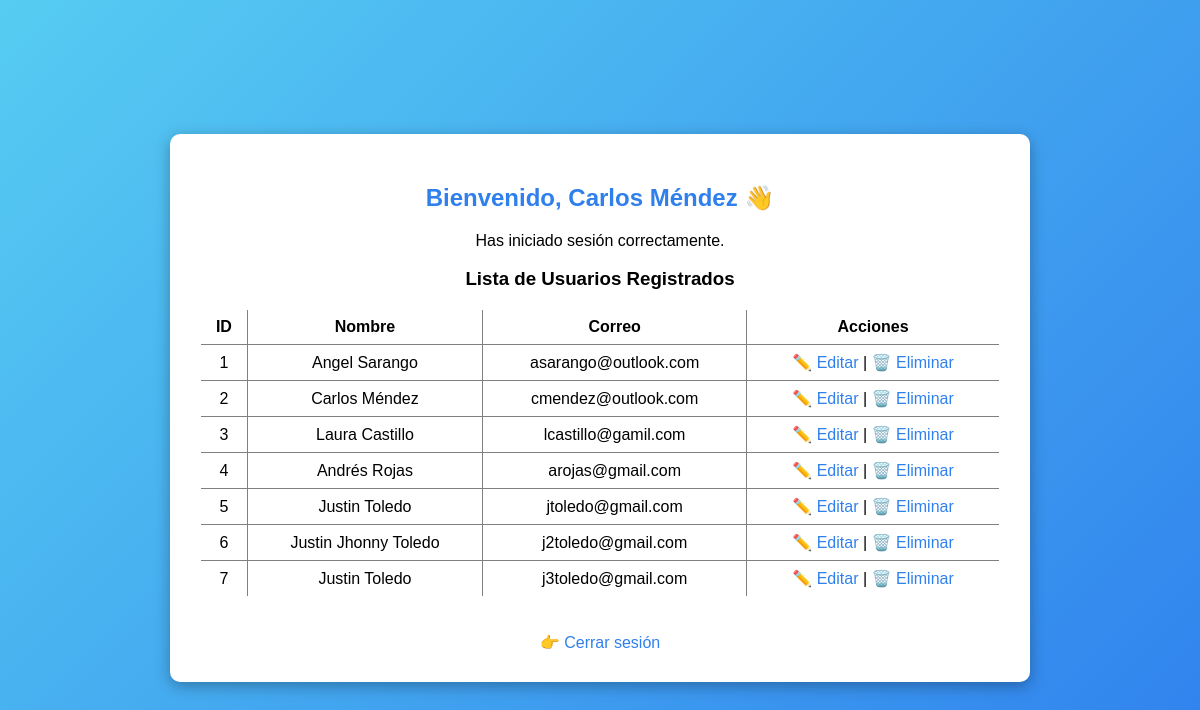
Screenshot of /inicio.php (signed in) with the database file from the repository.
### tables this page shows
CREATE TABLE `usuarios` (
  `id` int(11) NOT NULL,
  `nombre` varchar(100) NOT NULL,
  `correo` varchar(100) NOT NULL,
  `contrasena` varchar(255) NOT NULL
);

### classes/usuario.php (called while the page is built, shortened)
<?php
    require_once __DIR__ . '/../config/database.php';
    class Usuario {
        private $conn;
        public function __construct() {
            $database = new Database();
            $this->conn = $database->conectar();
            $this->conn->setAttribute(PDO::ATTR_ERRMODE, PDO::ERRMODE_EXCEPTION);
        }
        public function listarUsuarios() {
            try {
                $query = "SELECT id, nombre, correo FROM usuarios";
                $stmt = $this->conn->prepare($query);
                $stmt->execute();
                return $stmt;
            } catch (PDOException $e) {
                echo "Error al listar usuarios: " . $e->getMessage();
                return null;
            }
        }
    }
?>

### config/database.php (called while the page is built, shortened)
<?php
    class Database {
        private $host = "localhost";
        private $db_name = "desarrollo_web";
        private $username = "root";
        private $password = "";
        public function conectar() {
            $this->conn = null;
            try {
                $this->conn = new PDO("mysql:host=" . $this->host . ";dbname=" . $this->db_name,$this->username, $this->password);
                $this->conn->exec("set names utf8mb4");
            } catch (PDOException $exception) {
                echo "Error en conexión: " . $exception->getMessage();
            }
            return $this->conn;
        }
    }
?>

### public/inicio.php (the view, shortened to what this page needs)
<?php
require_once "../classes/Usuario.php";
$usuario = new Usuario();
$stmt = $usuario->listarUsuarios();
$usuarios = [];
if ($stmt) {
    $usuarios = $stmt->fetchAll(PDO::FETCH_ASSOC);
}
?>
<!DOCTYPE html>
<html lang="es">
<head>
    <link rel="stylesheet" href="../styles/styles.css">
</head>
<body>
<div class="containerOne">
    <h2>Bienvenido, <?php echo htmlspecialchars($_SESSION['usuario_nombre']); ?> 👋</h2>
    <p>Has iniciado sesión correctamente.</p>
     <h3>Lista de Usuarios Registrados</h3>
    <table border="1" cellpadding="8">
        <tr>
            <th>ID</th>
            <th>Nombre</th>
            <th>Correo</th>
            <th>Acciones</th>
        </tr>
        <?php foreach ($usuarios as $u): ?>
        <tr>
            <td><?php echo htmlspecialchars($u['id']); ?></td>
            <td><?php echo htmlspecialchars($u['nombre']); ?></td>
            <td><?php echo htmlspecialchars($u['correo']); ?></td>
            <td>
                <a href="editar.php?id=<?php echo $u['id']; ?>">✏️ Editar</a> |
                <a href="eliminar.php?id=<?php echo $u['id']; ?>" onclick="return confirm('¿Seguro que deseas eliminar este usuario?');">🗑️ Eliminar</a>
            </td>
        </tr>
        <?php endforeach; ?>
    </table>
    <br><br>
    <a href="logout.php">👉 Cerrar sesión </a>
</div>
</body>
</html>

### styles/styles.css (style rules this page uses)
body { font-family: Arial, sans-serif; background: linear-gradient(135deg, #56ccf2, #2f80ed); height: 100vh; display: flex; justify-content: center; align-items: center; }
h2 { margin-bottom: 20px; color: #2f80ed; }
a { color: #2f80ed; text-decoration: none; }
.containerOne { background-color: #fff; border-radius: 10px; padding: 30px; box-shadow: 0px 4px 15px rgba(0, 0, 0, 0.3); width: 90%; max-width: 800px; margin: 40px auto; text-align: center; }
.containerOne table { width: 100%; border-collapse: collapse; background-color: #fff; border-radius: 8px; overflow: hidden; }

### rows the page displays
usuarios: id "1", nombre "Angel Sarango", correo "asarango@outlook.com"
usuarios: id "2", nombre "Carlos Méndez", correo "cmendez@outlook.com"
usuarios: id "3", nombre "Laura Castillo", correo "lcastillo@gamil.com"
usuarios: id "4", nombre "Andrés Rojas", correo "arojas@gmail.com"
usuarios: id "5", nombre "Justin Toledo", correo "jtoledo@gmail.com"
usuarios: id "6", nombre "Justin Jhonny Toledo", correo "j2toledo@gmail.com"
usuarios: id "7", nombre "Justin Toledo", correo "j3toledo@gmail.com"

### other values shown
$_SESSION['usuario_nombre'] "Carlos Méndez"
